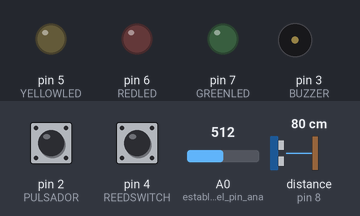
A sketch run on a simulated Arduino Uno, built with avr-gcc and run on an emulated ATmega328P. Parts: output pins drawn as LEDs (lit = HIGH), buzzer (waves = sounding). Dashed ring = blinking. The test bench sets the inputs (shaded band); at power-on: pin 2 (PULSADOR) LOW, A0 (establecer_que_el_pin_ana) = 512, pin 4 (REEDSWITCH) LOW, distance to the obstacle (sensor on pin 8) 80 cm. The echo pulse lasts 58.3 µs per cm; pins used as bus, display or sensor lines are not drawn.

Above: at 1.2 s.
1.3 s: pin 2 (PULSADOR) pulled HIGH for 0.15 s
At 1.58 s:
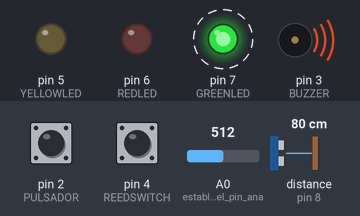
7.3 s: pin 2 (PULSADOR) pulled HIGH for 1 s
At 7.8 s:
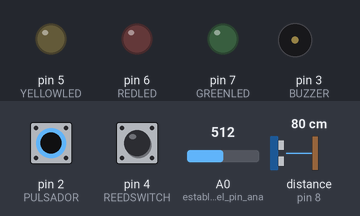
9.8 s: A0 (establecer_que_el_pin_ana) set to 716
At 10.9 s:
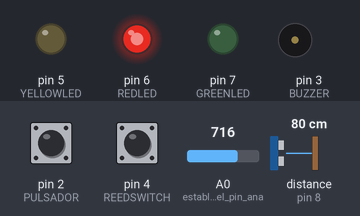
11.3 s: A0 (establecer_que_el_pin_ana) set to 756
At 12.1 s:
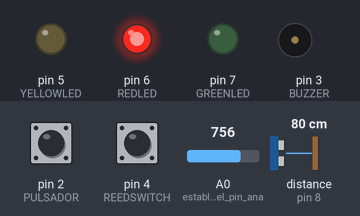
12.8 s: A0 (establecer_que_el_pin_ana) set to 768
At 13.2 s:
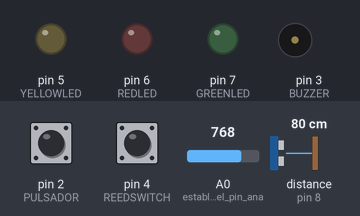
Timing chart, 0 to 15.3 s (numbered marks = the images above; inputs shaded):
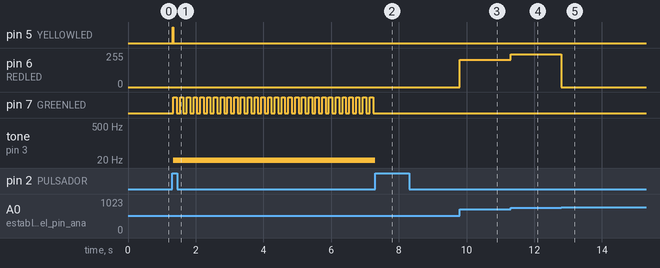

The sketch:

arduino.ino
```cpp
#include <SoftwareSerial.h>

#define ON 1
#define	ARMED 2
#define	ACTIVATED 3
#define TIEMPO_MAX_MS 100

#define DISTANCIA_MAX_DETECCION 50
#define DISTANCIA_MIN_DETECCION 0

#define BTStateValue 1

//Defino los tipos de eventos que pueden suceder
enum tipoEvento {
    PUSH_BUTTON,
    MOVEMENT_DETECTED,
    PWM_LED,
  	TIMEOUT_TIMER,
    NO_EVENT
};
const int YELLOWLED = 5;//pin YELLOWLED
const int GREENLED = 7;//pin GREENLED
const int REDLED = 6;//pin REDLED
const int PULSADOR = 2;//pinPulsador
const int SENSORTRIGGER = 9;//pinTrigger
const int SENSORECHO = 8;//pinEcho
const int BUZZER = 3;//pin Buzzer
const int REEDSWITCH = 4; //pin reed switch
const float TIME_TO_DISTANCE_CONVERSION = 0.01723; //Conversion de tiempo a distancia para el sensor de ultrasonido
const int TRIGGER_RESET_TIME = 2;       // Tiempo para resetear el trigger (en microsegundos)
const int TRIGGER_PULSE_TIME = 10;      // Duración del pulso de activación (en microsegundos)


unsigned long tiempo_actual;
unsigned long tiempo_anterior;
int valorPul = 0; //valorPul se emplea para almacenar el estado del boton
int valLedAma = 0; // 0 LED apagado, mientras que 1 encendido
int valGREENLED = 0; // 0 LED apagado, mientras que 1 encendido
int valorPulAnterior = 0; // almacena el antiguo valor de val
int distSensorDist; //distancia del sensor distancia
int duracionSensorDist; ////Valores para la lectura almacenamineto y conversion
int current_state; // estado actual de la maquina de estados
int valorPwmAnterior; //valor anterior del PWM
tipoEvento evento = NO_EVENT; // no sucedio ningun evento al inicio
bool activeTimer=false;
bool botonPresionado = false;
char datoBT = ' ';

SoftwareSerial BTserial(11,10);

//Declaracion de funciones
void setup()
{
  initt();
}

// Initializo el sistema
void initt()
{
  	pinMode(REDLED,OUTPUT); // establecer que el pin digital es una señal de salida
  	pinMode(YELLOWLED,OUTPUT); // establecer que el pin digital es una señal de salida
    pinMode(GREENLED,OUTPUT); // establecer que el pin digital es una señal de salida
    pinMode(PULSADOR,INPUT); // boton como señal de entrada
    pinMode(SENSORTRIGGER,OUTPUT);//es outpult porque eltrigger es el que emite el sonido
    pinMode(SENSORECHO,INPUT); // es input porque el echo es el que recibe el sonido
    pinMode(BUZZER,OUTPUT); // establecer que el pin digital es una señal de salida
  	pinMode(A0,INPUT); // establecer que el pin analogico es una señal de entrada
	 pinMode(REEDSWITCH,INPUT); // establecer que el pin digital es una señal de entrada
  	current_state = ON; // inicializo la maquina de estados en el estado ON
  	tiempo_actual = millis(); //tomo el tiempo actual
    valorPwmAnterior = 0;
  	BTserial.begin(9600);  //Configuro la velocidad de transferencia BT
    Serial.begin(9600);
    BTserial.write("Alarma encendida\n");
}

void setPwmValue(){
  analogWrite(REDLED,analogRead(A0));
}

long readDistance()
{
    digitalWrite(SENSORTRIGGER, LOW);
    delayMicroseconds(TRIGGER_RESET_TIME);
    digitalWrite(SENSORTRIGGER, HIGH);
    delayMicroseconds(TRIGGER_PULSE_TIME);
    digitalWrite(SENSORTRIGGER, LOW);
    return (pulseIn(SENSORECHO, HIGH) * TIME_TO_DISTANCE_CONVERSION);
}

void activateBuzzer(){
	tone(BUZZER,1);
}

void disableBuzzer(){
  noTone(BUZZER);
}

void sendCurrentState() {
    switch (current_state) {
        case ON:
            BTserial.write("ON\n");
            break;
        case ARMED:
            BTserial.write("ARMED\n");
            break;
        case ACTIVATED:
            BTserial.write("ACTIVATED\n");
            break;
    }
}

void loop()
{
  fsm();
}

// Manejador de eventos
void handle_event()
{
    //Manejo Evento Push button
    valorPul= digitalRead(PULSADOR); // lee el estado del Boton

    if (valorPul == HIGH && valorPulAnterior == LOW && botonPresionado == false)//recibe alto si lo presiono
    {
        botonPresionado = true;
        evento = PUSH_BUTTON;
      	return;
    }

    valorPulAnterior = valorPul;

    if(valorPul == LOW){
      botonPresionado = false;
    }


    //Manejo evento PWM
    int valorPWM = analogRead(A0);

    if(valorPWM != valorPwmAnterior)
    {
      evento = PWM_LED;
      valorPwmAnterior = valorPWM;
      return;
    }


    //Manejo evento movimiento detectado
  	if(current_state==ARMED){
      	long dist = readDistance();
        if((dist > DISTANCIA_MIN_DETECCION && dist < DISTANCIA_MAX_DETECCION)){
      		evento = MOVEMENT_DETECTED;
          BTserial.write("ACTIVATEDM\n");
          return;
        }

      	if(digitalRead(REEDSWITCH) == LOW){
            evento = MOVEMENT_DETECTED;
          	BTserial.write("ACTIVATEDR\n");
          	return;
      	}
    }

 	//Manejo del timer para titilar
    if(activeTimer == true && current_state == ACTIVATED){
        tiempo_actual=millis();
        if(tiempo_actual - tiempo_anterior >= TIEMPO_MAX_MS){
            tiempo_anterior = tiempo_actual;
            evento = TIMEOUT_TIMER;
            return;
        }
    }

  	if (BTserial.available()){
        datoBT = BTserial.read();
        Serial.println(datoBT);
        analizarDato(datoBT);
    }
}

void analizarDato(char datoBT)
{
   if(datoBT==BTStateValue) //Se apreto el pulsador
   {
      evento = PUSH_BUTTON;
   }else{
    sendCurrentState();
   }
}


void reset_event()
{
    evento=NO_EVENT;
}

//Enciende el led pasado por parametro
void turnOnLed(int pin){
    digitalWrite(pin,HIGH);
}

// Apaga el led pasado por parametro
void turnOffLed(int pin){
    digitalWrite(pin,LOW);
}

//Prepara la deteccion de alarma
void prepareAlarmDetection(){
    BTserial.write("Alarma en escucha\n");
    turnOnLed(YELLOWLED);
    current_state=ARMED;
}

//Activa la deteccion de alarma
void disableAlarmDetection(){
    turnOffLed(YELLOWLED);
    BTserial.write("Alarma apagada\n");
    current_state=ON;
}

//Activa la alarma
void activateAlarm(){
  turnOffLed(YELLOWLED);
  current_state=ACTIVATED;
  activateBuzzer();
}

//Desactiva la alarma
void disableAlarm(){
    turnOffLed(YELLOWLED);
    turnOffLed(GREENLED);
    disableBuzzer();
    BTserial.write("Alarma desactivada\n");
    current_state = ON;
}

//Hace parpadear el led verde
void twinkleGreenLed(){
  digitalWrite(GREENLED,!digitalRead(GREENLED));
}

void fsm()
{
  handle_event();
  switch(current_state)
  {
    case ON:
        switch(evento)
        {
            case PUSH_BUTTON:
                prepareAlarmDetection();
                break;
            case PWM_LED:
                setPwmValue();
          	break;
        }
    break;
    case ARMED:
        switch(evento)
        {
            case PUSH_BUTTON:
                disableAlarmDetection();
            break;
            case MOVEMENT_DETECTED:
                activateAlarm();
                activeTimer = true;
            break;
        }
    break;
    case ACTIVATED:
        switch(evento)
        {
            case PUSH_BUTTON:
                disableAlarm();
                activeTimer = false;
            break;
            case TIMEOUT_TIMER:
                twinkleGreenLed();
            break;
            case NO_EVENT:
            break;
        }
  }
  reset_event();
}
```

Measured:
- the behaviour switches between 767 and 768 on A0 (establecer_que_el_pin_ana) (found by bisection; images 4 and 5)
- after the input at 1.3 s, pin 5 (YELLOWLED): LOW → HIGH at once, → LOW 0.02 s later; pin 7 (GREENLED): alternates HIGH for 0.10 s and LOW for 0.10 s, starting at once; tone on pin 3 (BUZZER): silent → 1 Hz at once
- after the input at 7.3 s, pin 7 (GREENLED): stops changing and stays LOW; tone on pin 3 (BUZZER): 1 Hz → silent at once
- after the input at 9.8 s, pin 6 (REDLED): 0/255 → 204/255 at once
- after the input at 11.3 s, pin 6 (REDLED): 204/255 → 244/255 at once
- after the input at 12.8 s, pin 6 (REDLED): 244/255 → 0/255 at once
